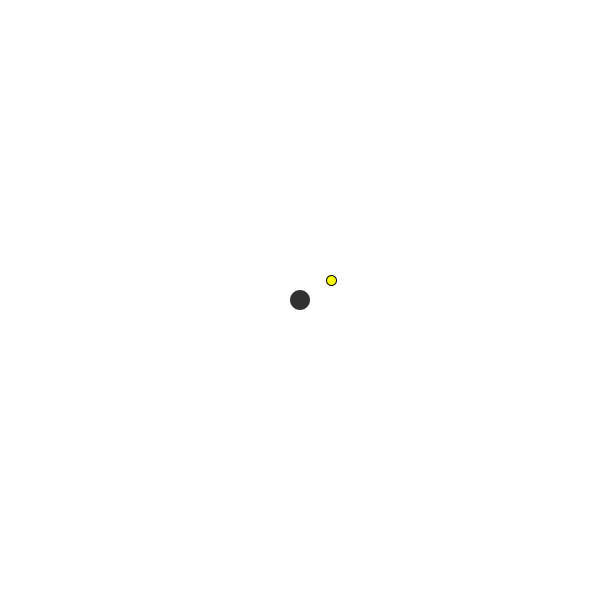
Frame 1 (no input)
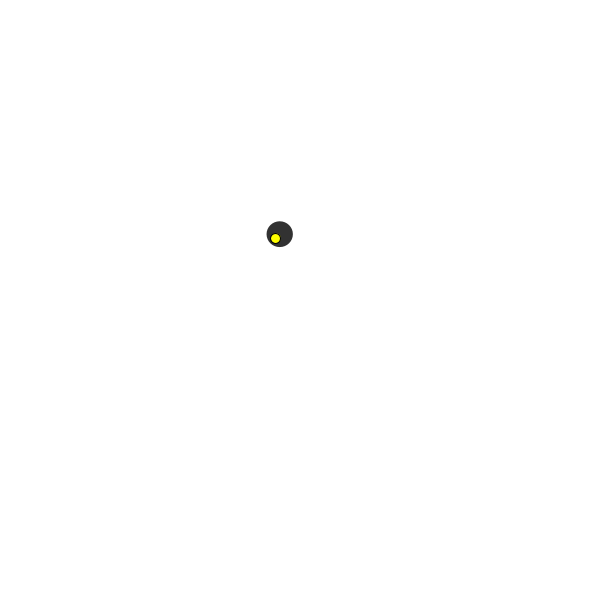
Frame 60 (the mouse pressed at the canvas centre just before this capture)
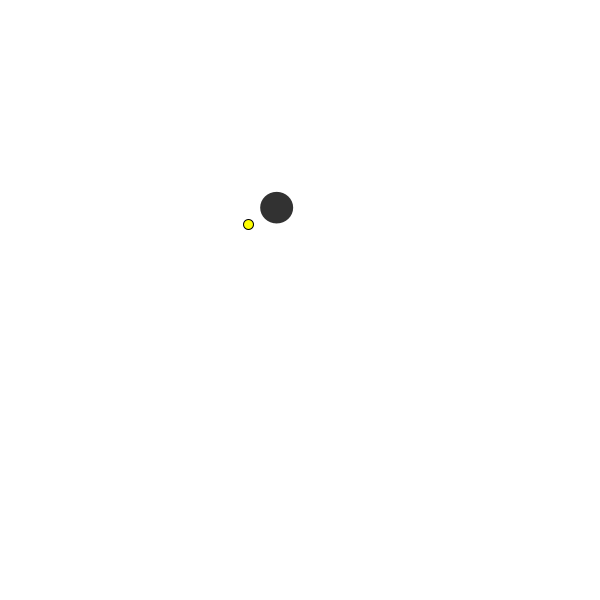
Frame 120 (the mouse held since frame 60 and released just before this capture)

The Processing sketch that drew these frames (run headless with seeded random() and noise(); from frame 60 on, the mouse is pressed at the canvas centre):

// Processing sketch: sketch_211223a
// ── sketch_211223a.pde
float ballX;
float ballY;
float ballW;
float ballH;

void setup() {
  size(600,600);
  
  ballX= width/2;
  ballY= height/2;
  ballW= random(20,20);
  ballH= random(20,20);
}

void draw() {
  background(255,255,255);
  noStroke();
  fill(50,50,50);
  ellipse(ballX,ballY,ballW,ballH);
  
  ballX = ballX +random(-10,10);
  ballY = ballY +random(-10,10);
  ballW = ballW +random(0,0.2);
  ballH = ballH +random(0,0.2);
  
  fill(255,255,0);
  stroke(1);
  ellipse(ballX+random(-ballW -20,ballW+20),ballY+random(-ballH -20,ballH+20),10,10);

}
  
